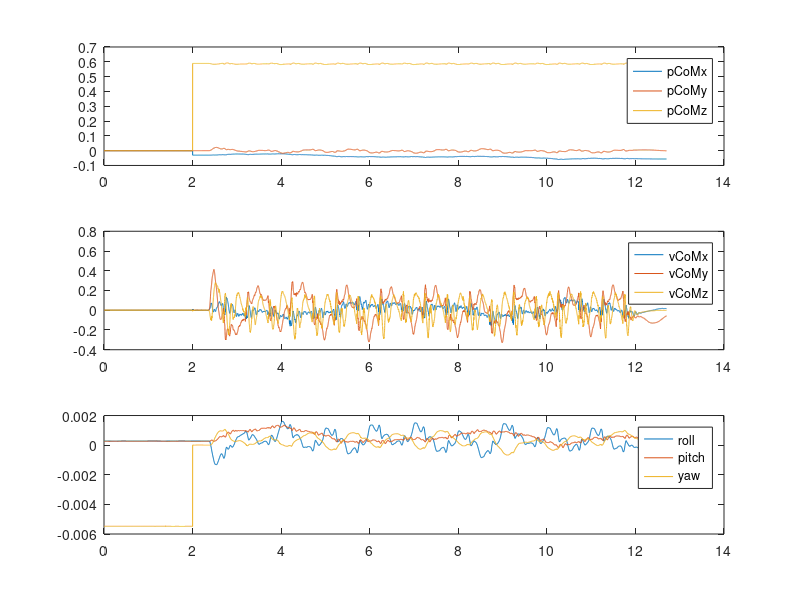
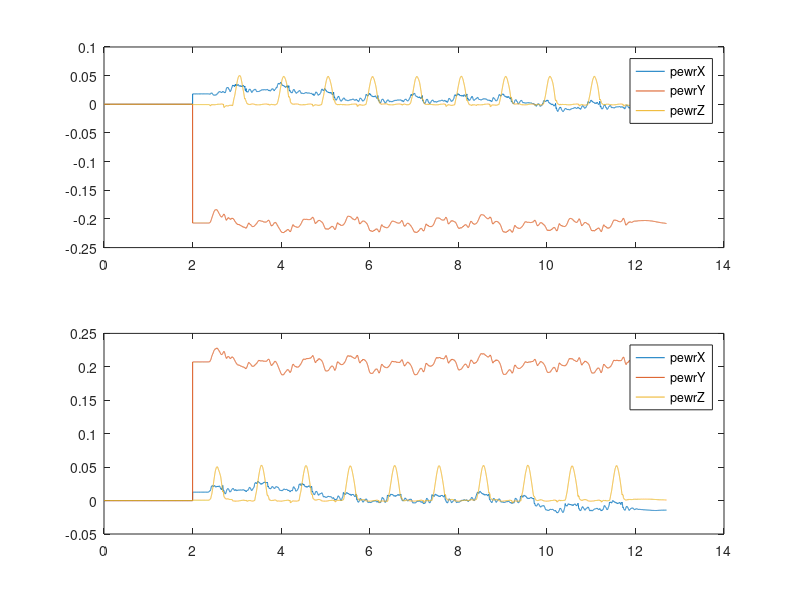
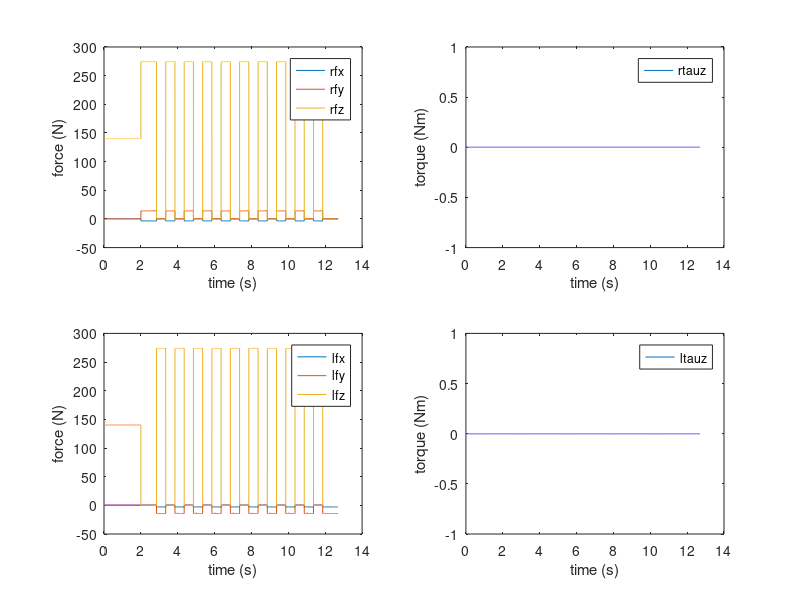
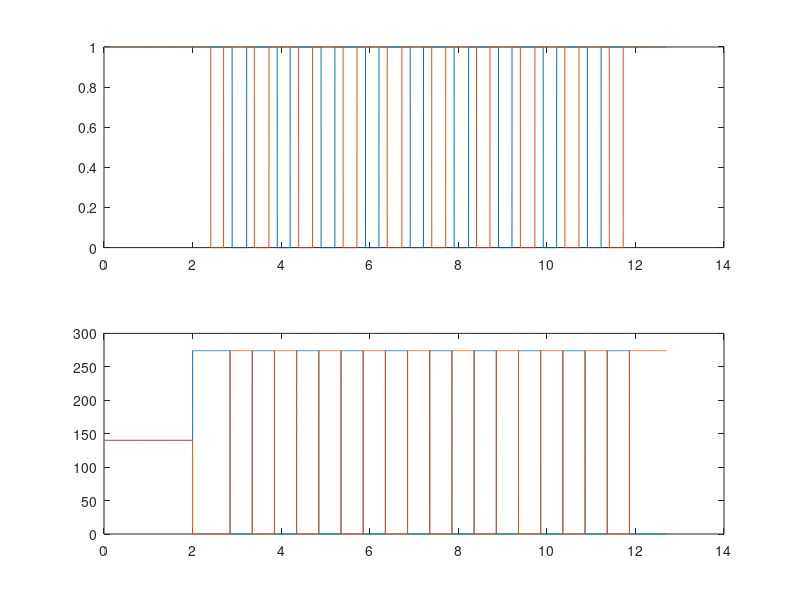

The MATLAB script that drew these images, in order:
clear variables;
close all;
dataOut=load('OutputData.txt');
stateData=load('StateData.txt');
xCoM=stateData(:,1:3);
vCoM=stateData(:,4:6);
peW=stateData(:,7:12);
legInd=stateData(:,13:14);
legIndPha=stateData(:,15:16);
eul=stateData(:,17:19);
omegaW=stateData(:,20:22);

time=(1:1:length(dataOut(:,1)))*0.001;

figure();
subplot(3,1,1)
plot(time,xCoM);legend('pCoMx','pCoMy','pCoMz');
subplot(3,1,2)
plot(time,vCoM);legend('vCoMx','vCoMy','vCoMz');
subplot(3,1,3)
plot(time,eul);legend('roll','pitch','yaw');

figure();
subplot(2,1,1)
plot(time,peW(:,1:3));legend('pewrX','pewrY','pewrZ');
subplot(2,1,2)
plot(time,peW(:,4:6));legend('pewrX','pewrY','pewrZ');


figure();
subplot(2,2,1)
plot(time,dataOut(:,1:3));legend('rfx','rfy','rfz');
ylabel('force (N)');xlabel('time (s)')
subplot(2,2,2)
plot(time,dataOut(:,4));legend('rtauz');
ylabel('torque (Nm)');xlabel('time (s)')
subplot(2,2,3)
plot(time,dataOut(:,5:7));legend('lfx','lfy','lfz');
ylabel('force (N)');xlabel('time (s)')
subplot(2,2,4)
plot(time,dataOut(:,8));legend('ltauz');
ylabel('torque (Nm)');xlabel('time (s)')

figure();
subplot(2,1,1)
plot(time,legInd);
subplot(2,1,2)
plot(time,dataOut(:,3));
hold on;
plot(time,dataOut(:,7))


